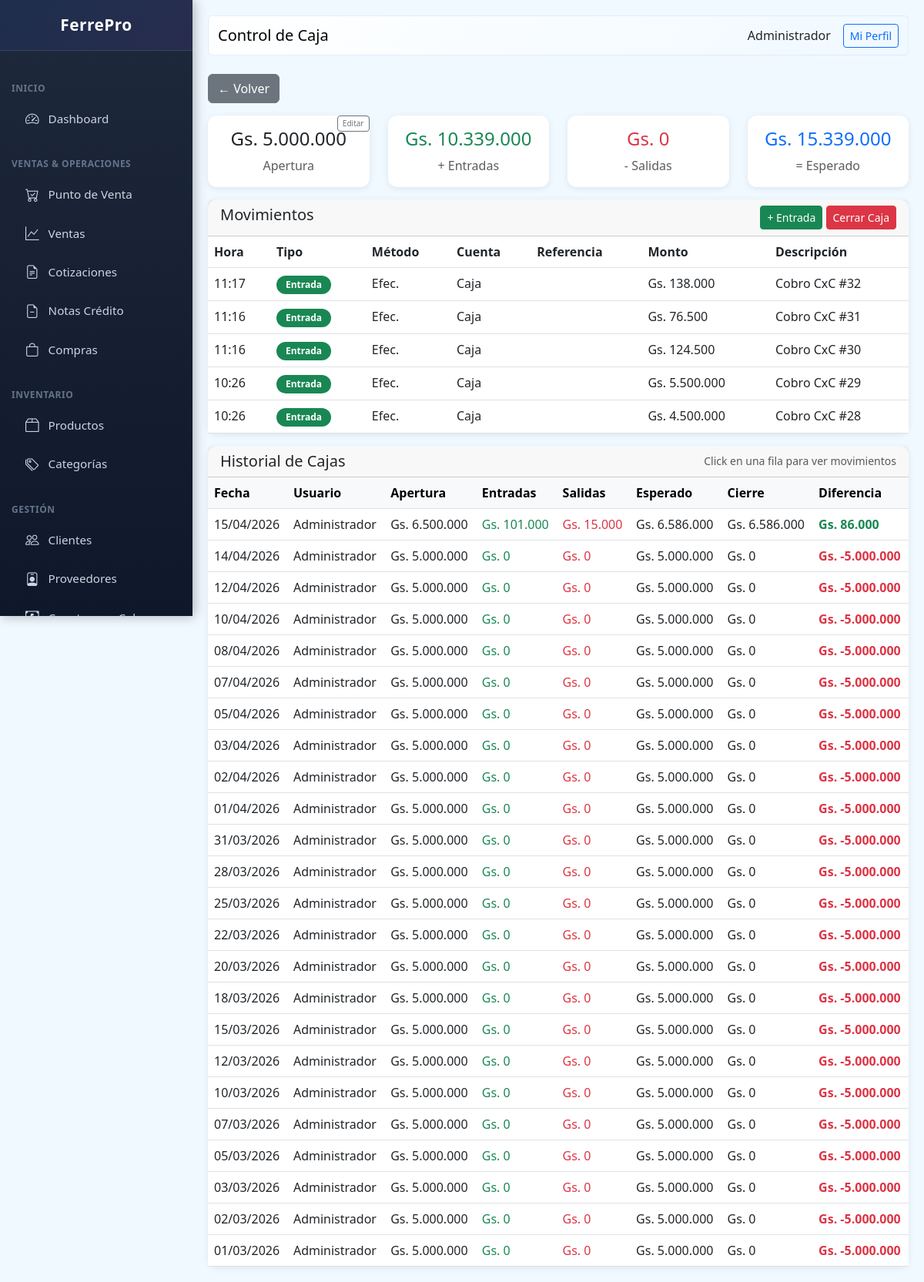
Page /public/index.php?page=cash (signed in) on the earlier database version.
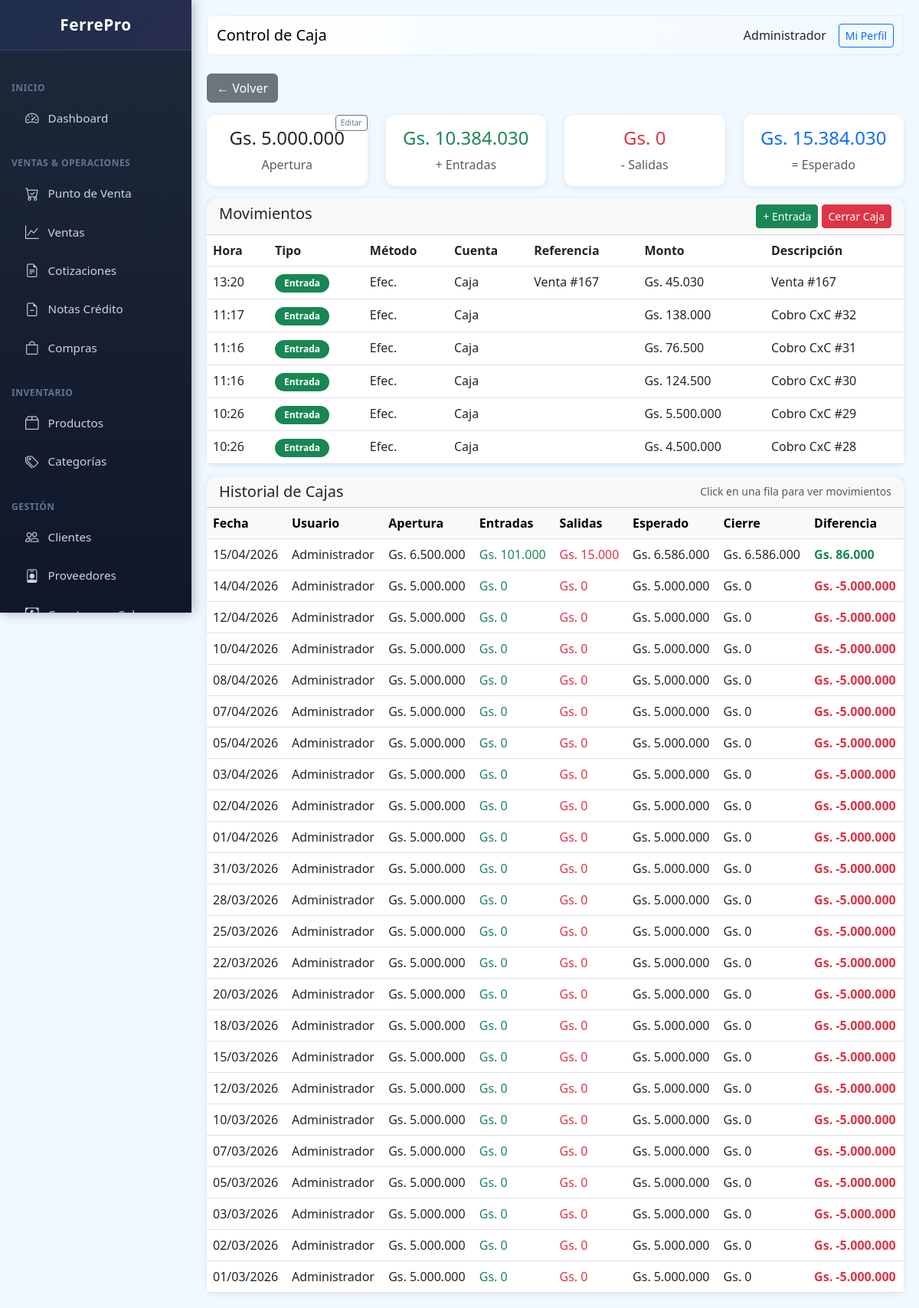
Same page on the later database version.
### tables this page shows
CREATE TABLE cash_movements (
                id INTEGER PRIMARY KEY AUTOINCREMENT,
                cash_register_id INTEGER NOT NULL,
                user_id INTEGER NOT NULL,
                type TEXT NOT NULL,
                amount REAL NOT NULL,
                description TEXT,
                payment_method TEXT DEFAULT 'efectivo',
                created_at DATETIME DEFAULT CURRENT_TIMESTAMP, cuenta TEXT DEFAULT 'caja', referencia TEXT,
                FOREIGN KEY (cash_register_id) REFERENCES cash_register(id),
                FOREIGN KEY (user_id) REFERENCES users(id)
            );

CREATE TABLE cash_register (
                id INTEGER PRIMARY KEY AUTOINCREMENT,
                user_id INTEGER NOT NULL,
                opening_amount REAL NOT NULL,
                closing_amount REAL,
                expected_amount REAL,
                difference REAL,
                status TEXT DEFAULT 'open',
                opening_notes TEXT,
                closing_notes TEXT,
                opened_at DATETIME DEFAULT CURRENT_TIMESTAMP,
                closed_at DATETIME,
                FOREIGN KEY (user_id) REFERENCES users(id)
            );

CREATE TABLE users (
                id INTEGER PRIMARY KEY AUTOINCREMENT,
                name TEXT NOT NULL,
                email TEXT UNIQUE,
                password TEXT NOT NULL,
                role TEXT DEFAULT 'vendedor',
                active INTEGER DEFAULT 1,
                created_at DATETIME DEFAULT CURRENT_TIMESTAMP
            , last_login DATETIME, last_password_change DATETIME, failed_login_attempts INTEGER DEFAULT 0, locked_until DATETIME, two_fa_enabled INTEGER DEFAULT 0, two_fa_secret TEXT);

### class/Database.php (called while the page is built, shortened)
<?php
class Database extends PDO {
    private static $instance = null;
    private function __construct() {
        $dbPath = dirname(__DIR__) . '/storage/ferrepro.db';
        $this->initTables();
    }
    public static function getInstance() {
        if (self::$instance === null) {
            self::$instance = new self();
        }
        return self::$instance;
    }
    private function initTables() {
        $this->seedDefaultData();
    }
    private function seedDefaultData() {
        $stmt = $this->query("SELECT COUNT(*) as count FROM users");
     }
 }

### class/Format.php (called while the page is built, shortened)
<?php
class Format {
    public static function money($amount) {
        $amount = floatval($amount);
        return 'Gs. ' . number_format($amount, 0, ',', '.');
    }
    public static function date($date) {
        try {
            $dateObj = new DateTime($date);
            return $dateObj->format('d/m/Y');
        } catch (Exception $e) {
            return 'Fecha inválida';
        }
    }
}

### views/cash/index.php (the view, shortened to what the changed rows need)
<?php
$cashRegister = db()->query("
    SELECT cr.*, u.name as user_name
    FROM cash_register cr
    LEFT JOIN users u ON cr.user_id = u.id
    WHERE cr.status = 'open'
    ORDER BY cr.id DESC
    LIMIT 1
")->fetch(PDO::FETCH_ASSOC);
$lastClosed = db()->query("
    SELECT cr.*, u.name as user_name
    FROM cash_register cr
    LEFT JOIN users u ON cr.user_id = u.id
    WHERE cr.status = 'closed'
    ORDER BY cr.id DESC
    LIMIT 1
")->fetch(PDO::FETCH_ASSOC);
$content = '
<div class="row mb-3">
    <div class="col-md-6">
        <a href="?page=home" class="btn btn-secondary">← Volver</a>
    </div>
</div>';
if (!$cashRegister) {
    $content .= '
    <div class="card mb-3">
        <div class="card-header bg-primary text-white">
            <h5 class="mb-0">Apertura de Caja</h5>
        </div>
        <div class="card-body">
            <form method="POST" action="?page=cash&action=open">
                <div class="row">
                    <div class="col-md-6">
                        <div class="mb-3">
                            <label class="form-label">Monto Inicial (Gs.)</label>
                            <input type="number" name="opening_amount" class="form-control" required>
                        </div>
                    </div>
                    <div class="col-md-6">
                        <div class="mb-3">
                            <label class="form-label">Observaciones</label>
                            <textarea name="opening_notes" class="form-control" rows="2"></textarea>
                        </div>
                    </div>
                </div>
                <button type="submit" class="btn btn-primary">Abrir Caja</button>
            </form>
        </div>
        </div>';
} else {
    $movements = db()->query("
        SELECT cm.*, u.name as user_name
        FROM cash_movements cm
        LEFT JOIN users u ON cm.user_id = u.id
        WHERE cm.cash_register_id = " . $cashRegister['id'] . "
        ORDER BY cm.id DESC
    ")->fetchAll(PDO::FETCH_ASSOC);
    $totalIn = array_sum(array_map(fn($m) => $m['type'] === 'in' ? $m['amount'] : 0, $movements));
    $totalOut = array_sum(array_map(fn($m) => $m['type'] === 'out' ? $m['amount'] : 0, $movements));
    $expected = $cashRegister['opening_amount'] + $totalIn - $totalOut;
    $content .= '
    <div class="row">
        <div class="col-md-3">
            <div class="card mb-3">
                <div class="card-body text-center position-relative">
                    <h4>' . Format::money($cashRegister['opening_amount']) . '</h4>
                    <p class="text-muted mb-0">Apertura</p>
                    <a href="?page=cash&action=edit_open&id=' . $cashRegister['id'] . '" class="position-absolute top-0 end-0 btn btn-sm btn-outline-secondary" style="font-size:10px;padding:2px 6px;">Editar</a>
                </div>
            </div>
        </div>
        <div class="col-md-3">
            <div class="card mb-3">
                <div class="card-body text-center">
                    <h4 class="text-success">' . Format::money($totalIn) . '</h4>
                    <p class="text-muted mb-0">+ Entradas</p>
                </div>
            </div>
        </div>
        <div class="col-md-3">
            <div class="card mb-3">
                <div class="card-body text-center">
                    <h4 class="text-danger">' . Format::money($totalOut) . '</h4>
                    <p class="text-muted mb-0">- Salidas</p>
                </div>
            </div>
        </div>
        <div class="col-md-3">
            <div class="card mb-3">
                <div class="card-body text-center">
                    <h4 class="text-primary">' . Format::money($expected) . '</h4>
                    <p class="text-muted mb-0">= Esperado</p>
                </div>
            </div>
        </div>
    </div>
    <div class="card mb-3">
        <div class="card-header d-flex justify-content-between">
            <h5 class="mb-0">Movimientos</h5>
            <div>
                <button class="btn btn-success btn-sm" data-bs-toggle="modal" data-bs-target="#addMovementModal">+ Entrada</button>
                <button class="btn btn-danger btn-sm" data-bs-toggle="modal" data-bs-target="#closeModal">Cerrar Caja</button>
            </div>
        </div>
        <div class="card-body p-0">
            <table class="table mb-0">
                <thead><tr><th>Hora</th><th>Tipo</th><th>Método</th><th>Cuenta</th><th>Referencia</th><th>Monto</th><th>Descripción</th></tr></thead>
                <tbody>';
    foreach ($movements as $m) {
        $typeClass = $m['type'] === 'in' ? 'success' : 'danger';
        $methodLabel = $m['payment_method'] === 'efectivo' ? 'Efec.' : ($m['payment_method'] === 'transferencia' ? 'Transf.' : ($m['payment_method'] === 'qr' ? 'QR' : 'Tarj.'));
        $cuentaLabel = $m['cuenta'] === 'caja' ? 'Caja' : 'Banco';
        $content .= '<tr>
            <td>' . date('H:i', strtotime($m['created_at'])) . '</td>
            <td><span class="badge bg-' . $typeClass . '">' . ($m['type'] === 'in' ? 'Entrada' : 'Salida') . '</span></td>
            <td>' . $methodLabel . '</td>
            <td>' . $cuentaLabel . '</td>
            <td>' . htmlspecialchars($m['referencia'] ?? '-') . '</td>
            <td>' . Format::money($m['amount']) . '</td>
            <td>' . htmlspecialchars($m['description'] ?? '-') . '</td>
        </tr>';
    }
    $content .= '</tbody>
            </table>
        </div>
    </div>
                                    <strong>Esperado:</strong> ' . Format::money($expected) . '
                            <input type="number" name="closing_amount" id="closingAmount" class="form-control" value="' . $expected . '" required oninput="calcularDiferencia()">
    <script>
    function calcularDiferencia() {
        var esperado = ' . $expected . ';
        var cierre = parseFloat(document.getElementById("closingAmount").value) || 0;
        var diff = cierre - esperado;
        var display = document.getElementById("diferenciaDisplay");
        var alert = document.getElementById("diferenciaAlert");
        display.textContent = diff.toLocaleString("es-PY");
        if (diff === 0) {
            alert.className = "alert alert-success mb-0";
        } else if (diff > 0) {
            alert.className = "alert alert-success mb-0";
            display.textContent = "+" + display.textContent + " (Sobró)";
        } else {
            alert.className = "alert alert-warning mb-0";
            display.textContent = display.textContent + " (Faltó)";
        }
    }
    calcularDiferencia();
    </script>';
}
$closedRegisters = db()->query("
    SELECT cr.*, u.name as user_name
    FROM cash_register cr
    LEFT JOIN users u ON cr.user_id = u.id
    WHERE cr.status = 'closed'
    ORDER BY cr.closed_at DESC
    LIMIT 30
")->fetchAll(PDO::FETCH_ASSOC);
if ($closedRegisters) {
    $content .= '
    <div class="card mt-3">
        <div class="card-header d-flex justify-content-between align-items-center">
            <h5 class="mb-0">Historial de Cajas</h5>
            <small class="text-muted">Click en una fila para ver movimientos</small>
        </div>
        <div class="card-body p-0">
            <table class="table table-hover mb-0">
                <thead class="table-light">
                    <tr>
                        <th>Fecha</th>
                        <th>Usuario</th>
                        <th>Apertura</th>
                        <th>Entradas</th>
                        <th>Salidas</th>
                        <th>Esperado</th>
                        <th>Cierre</th>
                        <th>Diferencia</th>
                    </tr>
                </thead>
                <tbody>';
    foreach ($closedRegisters as $cr) {
        $movs = db()->query("SELECT SUM(CASE WHEN type = 'in' THEN amount ELSE 0 END) as tin, SUM(CASE WHEN type = 'out' THEN amount ELSE 0 END) as tout FROM cash_movements WHERE cash_register_id = " . $cr['id'])->fetch(PDO::FETCH_ASSOC);
        $tin = $movs['tin'] ?? 0;
        $tout = $movs['tout'] ?? 0;
        $exp = $cr['opening_amount'] + $tin - $tout;
        $diffCalc = ($cr['closing_amount'] ?? 0) - $cr['opening_amount'];
        $diffClass = $diffCalc > 0 ? 'text-success' : ($diffCalc < 0 ? 'text-danger' : '');
        $content .= '<tr style="cursor:pointer" onclick="window.location.href=\'?page=cash&action=view&id=' . $cr['id'] . '\'">
            <td>' . Format::date($cr['opened_at']) . '</td>
            <td>' . htmlspecialchars($cr['user_name']) . '</td>
            <td>' . Format::money($cr['opening_amount']) . '</td>
            <td class="text-success">' . Format::money($tin) . '</td>
            <td class="text-danger">' . Format::money($tout) . '</td>
            <td>' . Format::money($exp) . '</td>
            <td>' . Format::money($cr['closing_amount'] ?? 0) . '</td>
            <td class="' . $diffClass . '"><strong>' . Format::money($diffCalc) . '</strong></td>
        </tr>';
    }
    $content .= '</tbody>
            </table>
        </div>
    </div>';
}

Differences in the rows shown:
added cash_movements: created_at "13:20", type "Entrada", payment_method "Efec.", cuenta "Caja", referencia "Venta #167", amount "Gs. 45.030", description "Venta #167"
Other differences:
Format::money($totalIn): "Gs. 10.339.000" → "Gs. 10.384.030"
Format::money($expected): "Gs. 15.339.000" → "Gs. 15.384.030"
